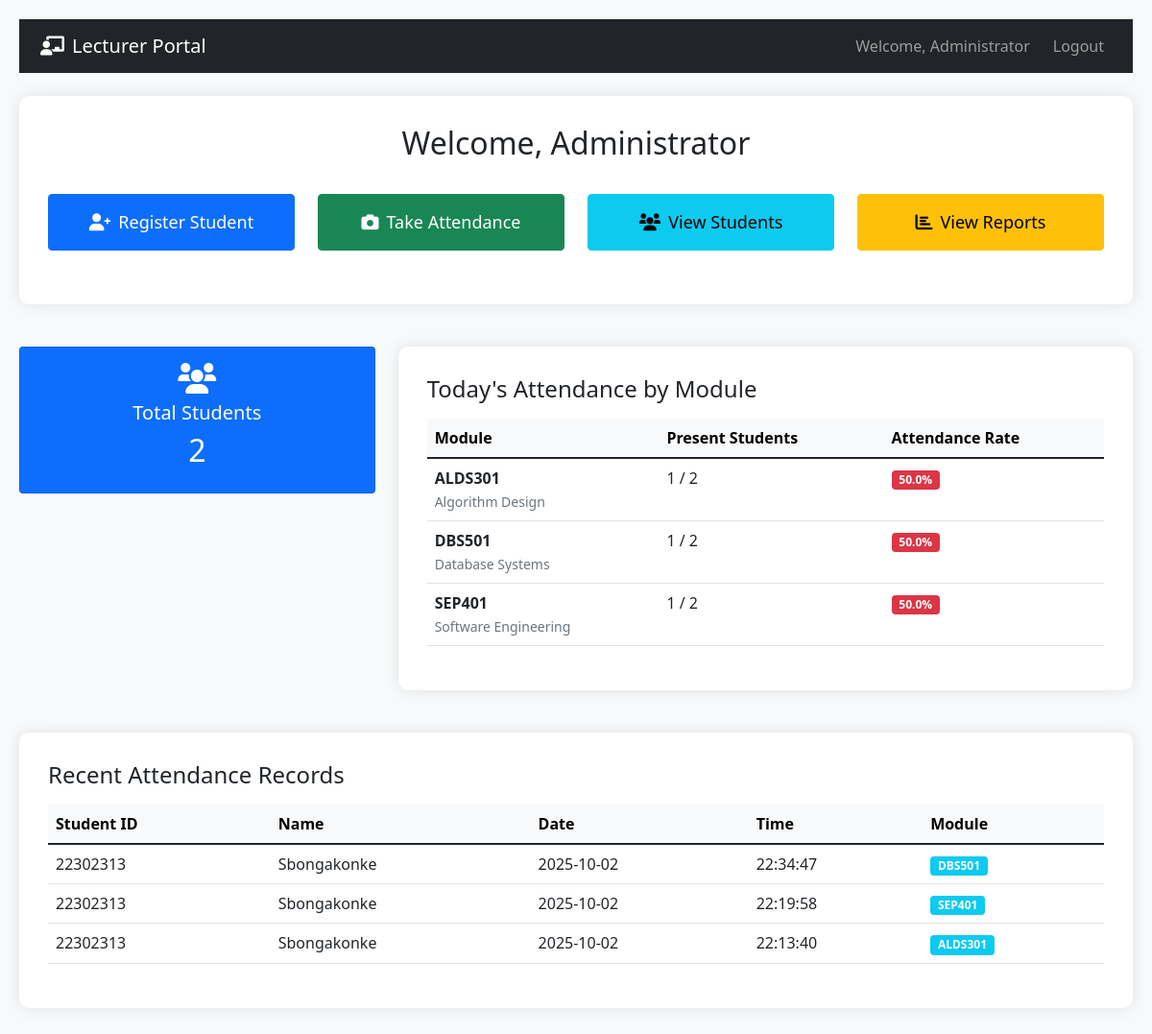
Screenshot of /dashboard (signed in) with the database file from the repository.
### tables this page shows
CREATE TABLE attendance (
            id INTEGER PRIMARY KEY AUTOINCREMENT, 
            student_id TEXT, 
            date TEXT, 
            time TEXT, 
            module_code TEXT,
            FOREIGN KEY (student_id) REFERENCES students (student_id)
        );

CREATE TABLE students (
            id INTEGER PRIMARY KEY AUTOINCREMENT,
            student_id TEXT UNIQUE NOT NULL, 
            name TEXT NOT NULL, 
            mobile TEXT NOT NULL, 
            password TEXT NOT NULL,
            photo_path TEXT,
            face_encoding BLOB,
            created_at TIMESTAMP DEFAULT CURRENT_TIMESTAMP
        );

### app.py (the view)
@app.route("/dashboard")
@lecturer_required
def dashboard():
    conn = get_db_connection()
    total_students = conn.execute("SELECT COUNT(*) FROM students").fetchone()[0]
    today = datetime.now().strftime("%Y-%m-%d")
    module_attendance = conn.execute("""
        SELECT module_code, COUNT(DISTINCT student_id) as present_count
        FROM attendance
        WHERE date = ?
        GROUP BY module_code
    """, (today,)).fetchall()
    recent_attendance = conn.execute("""
        SELECT a.student_id, s.name, a.date, a.time, a.module_code
        FROM attendance a
        JOIN students s ON a.student_id = s.student_id
        ORDER BY a.id DESC
        LIMIT 5
    """).fetchall()
    conn.close()
    return render_template("dashboard.html",
                           total_students=total_students,
                           module_attendance=module_attendance,
                           recent_attendance=recent_attendance,
                           modules=MODULES)

### app.py (called while the page is built)
def lecturer_required(f):
    @wraps(f)
    def decorated_function(*args, **kwargs):
        if "lecturer" not in session:
            flash("Lecturer access required", "warning")
            return redirect("/lecturer_login")
        return f(*args, **kwargs)
    return decorated_function

def get_db_connection():
    conn = sqlite3.connect(DB_NAME)
    conn.row_factory = sqlite3.Row
    return conn

### templates/dashboard.html (shortened to what this page needs)
<!DOCTYPE html>
<html>
<head>
    <link href="https://cdn.jsdelivr.net/npm/bootstrap@5.1.3/dist/css/bootstrap.min.css" rel="stylesheet">
    <link rel="stylesheet" href="https://cdnjs.cloudflare.com/ajax/libs/font-awesome/6.0.0/css/all.min.css">
</head>
<body>
    <nav class="navbar navbar-expand-lg navbar-dark bg-dark mb-4">
        <div class="container">
            <a class="navbar-brand" href="/dashboard">
                <i class="fas fa-chalkboard-teacher me-2"></i>Lecturer Portal
            </a>
            <div class="navbar-nav ms-auto">
                <span class="navbar-text me-3">
                    Welcome, {{ session.lecturer_name }}
                </span>
                <a class="nav-link" href="/logout">Logout</a>
            </div>
        </div>
    </nav>
    <div class="dashboard-container">
        <div class="row mb-4">
            <div class="col-12">
                <div class="dashboard-card text-center">
                    <h2 class="mb-4">Welcome, {{ session.lecturer_name }}</h2>
                    <div class="row">
                        <div class="col-md-3 mb-3">
                            <a href="/register_student" class="btn btn-primary btn-dashboard">
                                <i class="fas fa-user-plus me-2"></i>Register Student
                            </a>
                        </div>
                        <div class="col-md-3 mb-3">
                            <a href="/attendance" class="btn btn-success btn-dashboard">
                                <i class="fas fa-camera me-2"></i>Take Attendance
                            </a>
                        </div>
                        <div class="col-md-3 mb-3">
                            <a href="/view_students" class="btn btn-info btn-dashboard">
                                <i class="fas fa-users me-2"></i>View Students
                            </a>
                        </div>
                        <div class="col-md-3 mb-3">
                            <a href="/view_report" class="btn btn-warning btn-dashboard">
                                <i class="fas fa-chart-bar me-2"></i>View Reports
                            </a>
                        </div>
                    </div>
                </div>
            </div>
        </div>
        <div class="row">
            <div class="col-md-4 mb-4">
                <div class="card stats-card bg-primary text-white">
                    <div class="card-body text-center">
                        <i class="fas fa-users fa-2x mb-2"></i>
                        <h5>Total Students</h5>
                        <h2>{{ total_students }}</h2>
                    </div>
                </div>
            </div>
            <div class="col-md-8 mb-4">
                <div class="dashboard-card">
                    <h4 class="mb-3">Today's Attendance by Module</h4>
                    {% if module_attendance %}
                        <div class="table-responsive">
                            <table class="table table-hover">
                                <thead class="table-light">
                                    <tr>
                                        <th>Module</th>
                                        <th>Present Students</th>
                                        <th>Attendance Rate</th>
                                    </tr>
                                </thead>
                                <tbody>
                                    {% for record in module_attendance %}
                                        <tr>
                                            <td>
                                                <strong>{{ record.module_code }}</strong><br>
                                                <small class="text-muted">{{ modules[record.module_code] }}</small>
                                            </td>
                                            <td>{{ record.present_count }} / {{ total_students }}</td>
                                            <td>
                                                <span class="badge bg-{% if (record.present_count / total_students * 100) >= 80 %}success{% elif (record.present_count / total_students * 100) >= 60 %}warning{% else %}danger{% endif %}">
                                                    {{ "%.1f"|format(record.present_count / total_students * 100) }}%
                                                </span>
                                            </td>
                                        </tr>
                                    {% endfor %}
                                </tbody>
                            </table>
                        </div>
                    {% else %}
                        <p class="text-muted text-center">No attendance recorded today.</p>
                    {% endif %}
                </div>
            </div>
        </div>
        <div class="row">
            <div class="col-12">
                <div class="dashboard-card">
                    <h4 class="mb-3">Recent Attendance Records</h4>
                    {% if recent_attendance %}
                        <div class="table-responsive">
                            <table class="table table-hover">
                                <thead class="table-light">
                                    <tr>
                                        <th>Student ID</th>
                                        <th>Name</th>
                                        <th>Date</th>
                                        <th>Time</th>
                                        <th>Module</th>
                                    </tr>
                                </thead>
                                <tbody>
                                    {% for record in recent_attendance %}
                                        <tr>
                                            <td>{{ record.student_id }}</td>
                                            <td>{{ record.name }}</td>
                                            <td>{{ record.date }}</td>
                                            <td>{{ record.time }}</td>
                                            <td>
                                                <span class="badge bg-info">{{ record.module_code }}</span>
                                            </td>
                                        </tr>
                                    {% endfor %}
                                </tbody>
                            </table>
                        </div>
                    {% else %}
                        <p class="text-muted text-center">No recent attendance records.</p>
                    {% endif %}
                </div>
            </div>
        </div>
    </div>
</body>
</html>

### templates/dashboard.html (style rules this page uses)
body { padding: 20px; background-color: #f8f9fa; }
.dashboard-container { max-width: 1200px; margin: 0 auto; }
.dashboard-card { background: white; padding: 30px; border-radius: 10px; box-shadow: 0 0 15px rgba(0,0,0,0.1); margin-bottom: 20px; }
.btn-dashboard { display: block; width: 100%; padding: 15px; margin: 10px 0; text-align: center; font-size: 18px; }
.stats-card { transition: transform 0.2s; }

### rows the page displays
attendance: module_code "ALDS301", modules "Algorithm Design", present_count "1", total_students "2", present_count "50.0", student_id "22302313", name "Sbongakonke", date "2025-10-02", time "22:13:40"
attendance: module_code "SEP401", modules "Software Engineering", present_count "1", id "2", present_count "50.0", student_id "22302313", name "Sbongakonke", date "2025-10-02", time "22:19:58"
attendance: student_id "22302313", name "Sbongakonke", date "2025-10-02", time "22:34:47", module_code "DBS501"

### other values shown
{{ session.lecturer_name }} "Administrator"
{{ total_students }} "2"
{{ record.module_code }} "DBS501"
{{ modules[record.module_code] }} "Database Systems"
{{ record.present_count }} "1"
{{ "%.1f"|format(record.present_count / total_students * 100) }} "50.0"
